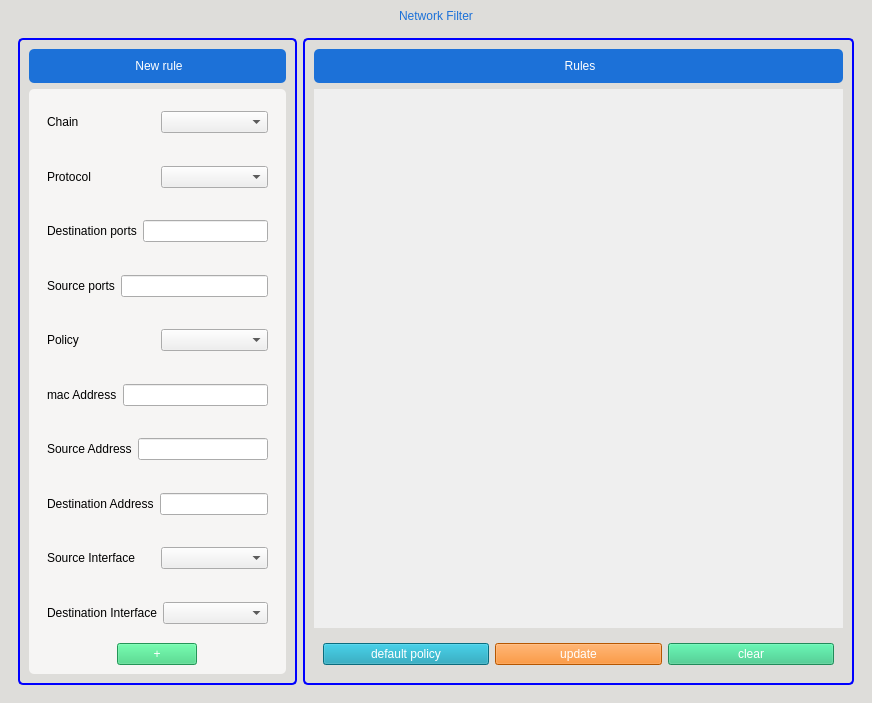
<?xml version="1.0" encoding="UTF-8"?>
<ui version="4.0">
 <class>MainWindow</class>
 <widget class="QMainWindow" name="MainWindow">
  <property name="geometry">
   <rect>
    <x>0</x>
    <y>0</y>
    <width>872</width>
    <height>703</height>
   </rect>
  </property>
  <property name="minimumSize">
   <size>
    <width>778</width>
    <height>680</height>
   </size>
  </property>
  <property name="windowTitle">
   <string>MainWindow</string>
  </property>
  <widget class="QWidget" name="container">
   <property name="minimumSize">
    <size>
     <width>778</width>
     <height>598</height>
    </size>
   </property>
   <property name="styleSheet">
    <string notr="true">
QFrame{
	border-radius: 5%;
}

#rulesScrollArea QLineEdit{
	padding: 5px;
}

#rulesScrollArea QPushButton{
	background-color: rgb(26, 95, 180);
	color: rgb(255, 255, 255);
}

#container{
	background-color: rgb(222, 221, 218);
}

#titleLabel{
	background: none;
	color: rgb(28, 113, 216);
	font: 20pt &quot;Cantarell&quot;;
}

#newruleLabel{
	background-color: rgb(28, 113, 216);
	color: rgb(255, 255, 255);
	font: 20pt &quot;Cantarell&quot;;
	padding: 10px;
}

#rulesLabel{
	background-color: rgb(28, 113, 216);
	color: rgb(255, 255, 255);
	font: 20pt &quot;Cantarell&quot;;
	padding: 10px;
}

#newsFrame{
	background-color: rgb(246, 245, 244);
}

#rulesScrollArea{
	background-color: rgb(246, 245, 244);
	border-radius: 5%;
}

#addButton{
	background-color: rgb(51, 209, 122);
	color: rgb(255, 255, 255);
	font: 16pt &quot;Cantarell&quot;;
}

#defaultButton{
	background-color: rgb(14, 151, 177);
	color: rgb(255, 255, 255);
	font: 16pt &quot;Cantarell&quot;;
}

#updateButton{
	background-color: rgb(255, 120, 0);
	color: rgb(255, 255, 255);
	font: 16pt &quot;Cantarell&quot;;
}

#clearButton{
	background-color: rgb(46, 194, 126);
	color: rgb(255, 255, 255);
	font: 16pt &quot;Cantarell&quot;;
}

#actionsFrame{
	border: 2px solid blue;
}

#resultFrame{
	border: 2px solid blue;
}
</string>
   </property>
   <layout class="QVBoxLayout" name="verticalLayout">
    <item>
     <widget class="QLabel" name="titleLabel">
      <property name="sizePolicy">
       <sizepolicy hsizetype="Preferred" vsizetype="Maximum">
        <horstretch>0</horstretch>
        <verstretch>0</verstretch>
       </sizepolicy>
      </property>
      <property name="text">
       <string>&lt;html&gt;&lt;head/&gt;&lt;body&gt;&lt;p align=&quot;center&quot;&gt;Network Filter&lt;/p&gt;&lt;/body&gt;&lt;/html&gt;</string>
      </property>
     </widget>
    </item>
    <item>
     <widget class="QFrame" name="contentFrame">
      <property name="frameShape">
       <enum>QFrame::StyledPanel</enum>
      </property>
      <property name="frameShadow">
       <enum>QFrame::Raised</enum>
      </property>
      <layout class="QHBoxLayout" name="horizontalLayout_2">
       <item>
        <widget class="QFrame" name="actionsFrame">
         <property name="sizePolicy">
          <sizepolicy hsizetype="Maximum" vsizetype="Preferred">
           <horstretch>0</horstretch>
           <verstretch>0</verstretch>
          </sizepolicy>
         </property>
         <property name="frameShape">
          <enum>QFrame::StyledPanel</enum>
         </property>
         <property name="frameShadow">
          <enum>QFrame::Raised</enum>
         </property>
         <layout class="QVBoxLayout" name="verticalLayout_2">
          <item>
           <widget class="QLabel" name="newruleLabel">
            <property name="sizePolicy">
             <sizepolicy hsizetype="Preferred" vsizetype="Maximum">
              <horstretch>0</horstretch>
              <verstretch>0</verstretch>
             </sizepolicy>
            </property>
            <property name="text">
             <string>&lt;html&gt;&lt;head/&gt;&lt;body&gt;&lt;p align=&quot;center&quot;&gt;New rule&lt;/p&gt;&lt;/body&gt;&lt;/html&gt;</string>
            </property>
           </widget>
          </item>
          <item>
           <widget class="QFrame" name="newsFrame">
            <property name="frameShape">
             <enum>QFrame::StyledPanel</enum>
            </property>
            <property name="frameShadow">
             <enum>QFrame::Raised</enum>
            </property>
            <layout class="QVBoxLayout" name="verticalLayout_4">
             <item>
              <widget class="QFrame" name="chainFrame">
               <property name="frameShape">
                <enum>QFrame::StyledPanel</enum>
               </property>
               <property name="frameShadow">
                <enum>QFrame::Raised</enum>
               </property>
               <layout class="QHBoxLayout" name="horizontalLayout_3">
                <item>
                 <widget class="QLabel" name="chainLabel">
                  <property name="text">
                   <string>&lt;html&gt;&lt;head/&gt;&lt;body&gt;&lt;p&gt;Chain&lt;/p&gt;&lt;/body&gt;&lt;/html&gt;</string>
                  </property>
                 </widget>
                </item>
                <item>
                 <widget class="QComboBox" name="chainComboBox"/>
                </item>
               </layout>
              </widget>
             </item>
             <item>
              <widget class="QFrame" name="protocolFrame">
               <property name="frameShape">
                <enum>QFrame::StyledPanel</enum>
               </property>
               <property name="frameShadow">
                <enum>QFrame::Raised</enum>
               </property>
               <layout class="QHBoxLayout" name="horizontalLayout_5">
                <item>
                 <widget class="QLabel" name="protocolLabel">
                  <property name="text">
                   <string>&lt;html&gt;&lt;head/&gt;&lt;body&gt;&lt;p&gt;Protocol&lt;/p&gt;&lt;/body&gt;&lt;/html&gt;</string>
                  </property>
                 </widget>
                </item>
                <item>
                 <widget class="QComboBox" name="protocolComboBox"/>
                </item>
               </layout>
              </widget>
             </item>
             <item>
              <widget class="QFrame" name="portsFrame">
               <property name="frameShape">
                <enum>QFrame::StyledPanel</enum>
               </property>
               <property name="frameShadow">
                <enum>QFrame::Raised</enum>
               </property>
               <layout class="QHBoxLayout" name="horizontalLayout_8">
                <item>
                 <widget class="QLabel" name="destinationPortsLabel">
                  <property name="text">
                   <string>&lt;html&gt;&lt;head/&gt;&lt;body&gt;&lt;p&gt;Destination ports&lt;/p&gt;&lt;/body&gt;&lt;/html&gt;</string>
                  </property>
                 </widget>
                </item>
                <item>
                 <widget class="QLineEdit" name="destinationPortsLineEdit"/>
                </item>
               </layout>
              </widget>
             </item>
             <item>
              <widget class="QFrame" name="sourcePortsFrame">
               <property name="frameShape">
                <enum>QFrame::StyledPanel</enum>
               </property>
               <property name="frameShadow">
                <enum>QFrame::Raised</enum>
               </property>
               <layout class="QHBoxLayout" name="horizontalLayout_14">
                <item>
                 <widget class="QLabel" name="sourcePortsLabel">
                  <property name="text">
                   <string>&lt;html&gt;&lt;head/&gt;&lt;body&gt;&lt;p&gt;Source ports&lt;/p&gt;&lt;/body&gt;&lt;/html&gt;</string>
                  </property>
                 </widget>
                </item>
                <item>
                 <widget class="QLineEdit" name="sourcePortsLineEdit"/>
                </item>
               </layout>
              </widget>
             </item>
             <item>
              <widget class="QFrame" name="policyFrame">
               <property name="frameShape">
                <enum>QFrame::StyledPanel</enum>
               </property>
               <property name="frameShadow">
                <enum>QFrame::Raised</enum>
               </property>
               <layout class="QHBoxLayout" name="horizontalLayout_4">
                <item>
                 <widget class="QLabel" name="policyLabel">
                  <property name="text">
                   <string>&lt;html&gt;&lt;head/&gt;&lt;body&gt;&lt;p&gt;Policy&lt;/p&gt;&lt;/body&gt;&lt;/html&gt;</string>
                  </property>
                 </widget>
                </item>
                <item>
                 <widget class="QComboBox" name="policyComboBox"/>
                </item>
               </layout>
              </widget>
             </item>
             <item>
              <widget class="QFrame" name="macAddrFrame">
               <property name="frameShape">
                <enum>QFrame::StyledPanel</enum>
               </property>
               <property name="frameShadow">
                <enum>QFrame::Raised</enum>
               </property>
               <layout class="QHBoxLayout" name="horizontalLayout_9">
                <item>
                 <widget class="QLabel" name="macAddrLabel">
                  <property name="text">
                   <string>&lt;html&gt;&lt;head/&gt;&lt;body&gt;&lt;p&gt;mac Address&lt;/p&gt;&lt;/body&gt;&lt;/html&gt;</string>
                  </property>
                 </widget>
                </item>
                <item>
                 <widget class="QLineEdit" name="macAddrLineEdit"/>
                </item>
               </layout>
              </widget>
             </item>
             <item>
              <widget class="QFrame" name="sourceAddrFrame">
               <property name="frameShape">
                <enum>QFrame::StyledPanel</enum>
               </property>
               <property name="frameShadow">
                <enum>QFrame::Raised</enum>
               </property>
               <layout class="QHBoxLayout" name="horizontalLayout_6">
                <item>
                 <widget class="QLabel" name="soucreAddrLabel">
                  <property name="text">
                   <string>&lt;html&gt;&lt;head/&gt;&lt;body&gt;&lt;p&gt;Source Address&lt;/p&gt;&lt;/body&gt;&lt;/html&gt;</string>
                  </property>
                 </widget>
                </item>
                <item>
                 <widget class="QLineEdit" name="sourceAddrLineEdit"/>
                </item>
               </layout>
              </widget>
             </item>
             <item>
              <widget class="QFrame" name="destinationAddrFrame_2">
               <property name="frameShape">
                <enum>QFrame::StyledPanel</enum>
               </property>
               <property name="frameShadow">
                <enum>QFrame::Raised</enum>
               </property>
               <layout class="QHBoxLayout" name="horizontalLayout_7">
                <item>
                 <widget class="QLabel" name="destinationAddrLabel">
                  <property name="text">
                   <string>&lt;html&gt;&lt;head/&gt;&lt;body&gt;&lt;p&gt;Destination Address&lt;/p&gt;&lt;/body&gt;&lt;/html&gt;</string>
                  </property>
                 </widget>
                </item>
                <item>
                 <widget class="QLineEdit" name="destinationAddrLineEdit"/>
                </item>
               </layout>
              </widget>
             </item>
             <item>
              <widget class="QFrame" name="sourceInterfaceFrame">
               <property name="frameShape">
                <enum>QFrame::StyledPanel</enum>
               </property>
               <property name="frameShadow">
                <enum>QFrame::Raised</enum>
               </property>
               <layout class="QHBoxLayout" name="horizontalLayout_15">
                <item>
                 <widget class="QLabel" name="sourceInterfaceLabel">
                  <property name="text">
                   <string>&lt;html&gt;&lt;head/&gt;&lt;body&gt;&lt;p&gt;Source Interface&lt;/p&gt;&lt;/body&gt;&lt;/html&gt;</string>
                  </property>
                 </widget>
                </item>
                <item>
                 <widget class="QComboBox" name="sourceInterfaceComboBox"/>
                </item>
               </layout>
              </widget>
             </item>
             <item>
              <widget class="QFrame" name="destinationInterfaceFrame">
               <property name="frameShape">
                <enum>QFrame::StyledPanel</enum>
               </property>
               <property name="frameShadow">
                <enum>QFrame::Raised</enum>
               </property>
               <layout class="QHBoxLayout" name="horizontalLayout_16">
                <item>
                 <widget class="QLabel" name="destinationInterfaceLabel">
                  <property name="text">
                   <string>&lt;html&gt;&lt;head/&gt;&lt;body&gt;&lt;p&gt;Destination Interface&lt;/p&gt;&lt;/body&gt;&lt;/html&gt;</string>
                  </property>
                 </widget>
                </item>
                <item>
                 <widget class="QComboBox" name="destinationInterfaceComboBox"/>
                </item>
               </layout>
              </widget>
             </item>
             <item alignment="Qt::AlignHCenter">
              <widget class="QPushButton" name="addButton">
               <property name="sizePolicy">
                <sizepolicy hsizetype="Minimum" vsizetype="Fixed">
                 <horstretch>0</horstretch>
                 <verstretch>0</verstretch>
                </sizepolicy>
               </property>
               <property name="text">
                <string>+</string>
               </property>
              </widget>
             </item>
            </layout>
           </widget>
          </item>
         </layout>
        </widget>
       </item>
       <item>
        <widget class="QFrame" name="resultFrame">
         <property name="frameShape">
          <enum>QFrame::StyledPanel</enum>
         </property>
         <property name="frameShadow">
          <enum>QFrame::Raised</enum>
         </property>
         <layout class="QVBoxLayout" name="verticalLayout_3">
          <item>
           <widget class="QLabel" name="rulesLabel">
            <property name="sizePolicy">
             <sizepolicy hsizetype="Preferred" vsizetype="Maximum">
              <horstretch>0</horstretch>
              <verstretch>0</verstretch>
             </sizepolicy>
            </property>
            <property name="text">
             <string>&lt;html&gt;&lt;head/&gt;&lt;body&gt;&lt;p align=&quot;center&quot;&gt;Rules&lt;/p&gt;&lt;/body&gt;&lt;/html&gt;</string>
            </property>
           </widget>
          </item>
          <item>
           <widget class="QScrollArea" name="rulesScrollArea">
            <property name="widgetResizable">
             <bool>true</bool>
            </property>
            <widget class="QWidget" name="scrollAreaWidgetContents_2">
             <property name="geometry">
              <rect>
               <x>0</x>
               <y>0</y>
               <width>484</width>
               <height>489</height>
              </rect>
             </property>
             <layout class="QVBoxLayout" name="verticalLayout_5"/>
            </widget>
           </widget>
          </item>
          <item>
           <widget class="QFrame" name="use_remove_frame">
            <property name="frameShape">
             <enum>QFrame::StyledPanel</enum>
            </property>
            <property name="frameShadow">
             <enum>QFrame::Raised</enum>
            </property>
            <layout class="QHBoxLayout" name="horizontalLayout_19">
             <item>
              <widget class="QPushButton" name="defaultButton">
               <property name="sizePolicy">
                <sizepolicy hsizetype="Minimum" vsizetype="Preferred">
                 <horstretch>0</horstretch>
                 <verstretch>0</verstretch>
                </sizepolicy>
               </property>
               <property name="text">
                <string>default policy</string>
               </property>
              </widget>
             </item>
             <item>
              <widget class="QPushButton" name="updateButton">
               <property name="text">
                <string>update</string>
               </property>
              </widget>
             </item>
             <item>
              <widget class="QPushButton" name="clearButton">
               <property name="text">
                <string>clear</string>
               </property>
              </widget>
             </item>
            </layout>
           </widget>
          </item>
         </layout>
        </widget>
       </item>
      </layout>
     </widget>
    </item>
   </layout>
  </widget>
 </widget>
 <resources/>
 <connections/>
</ui>
